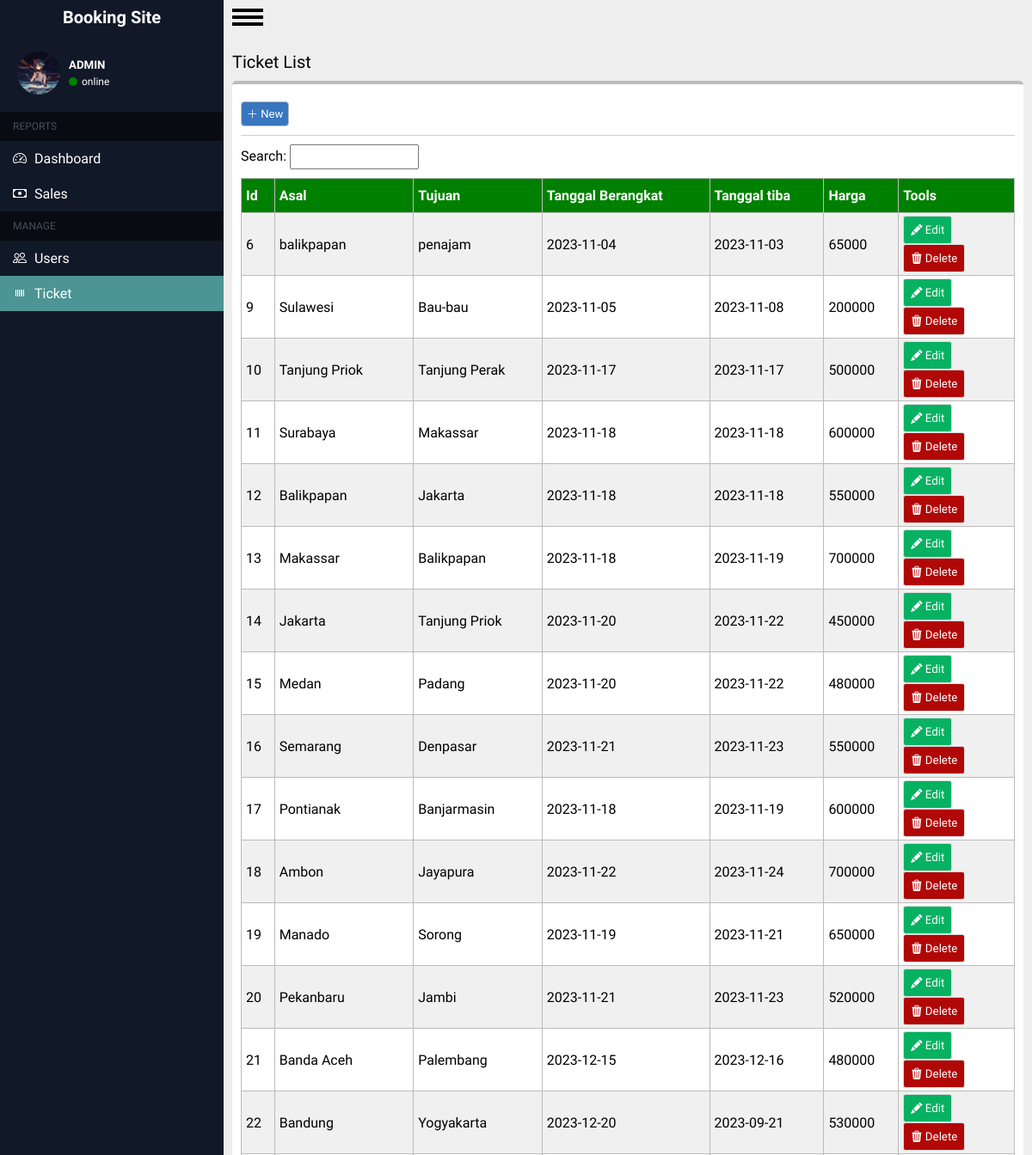
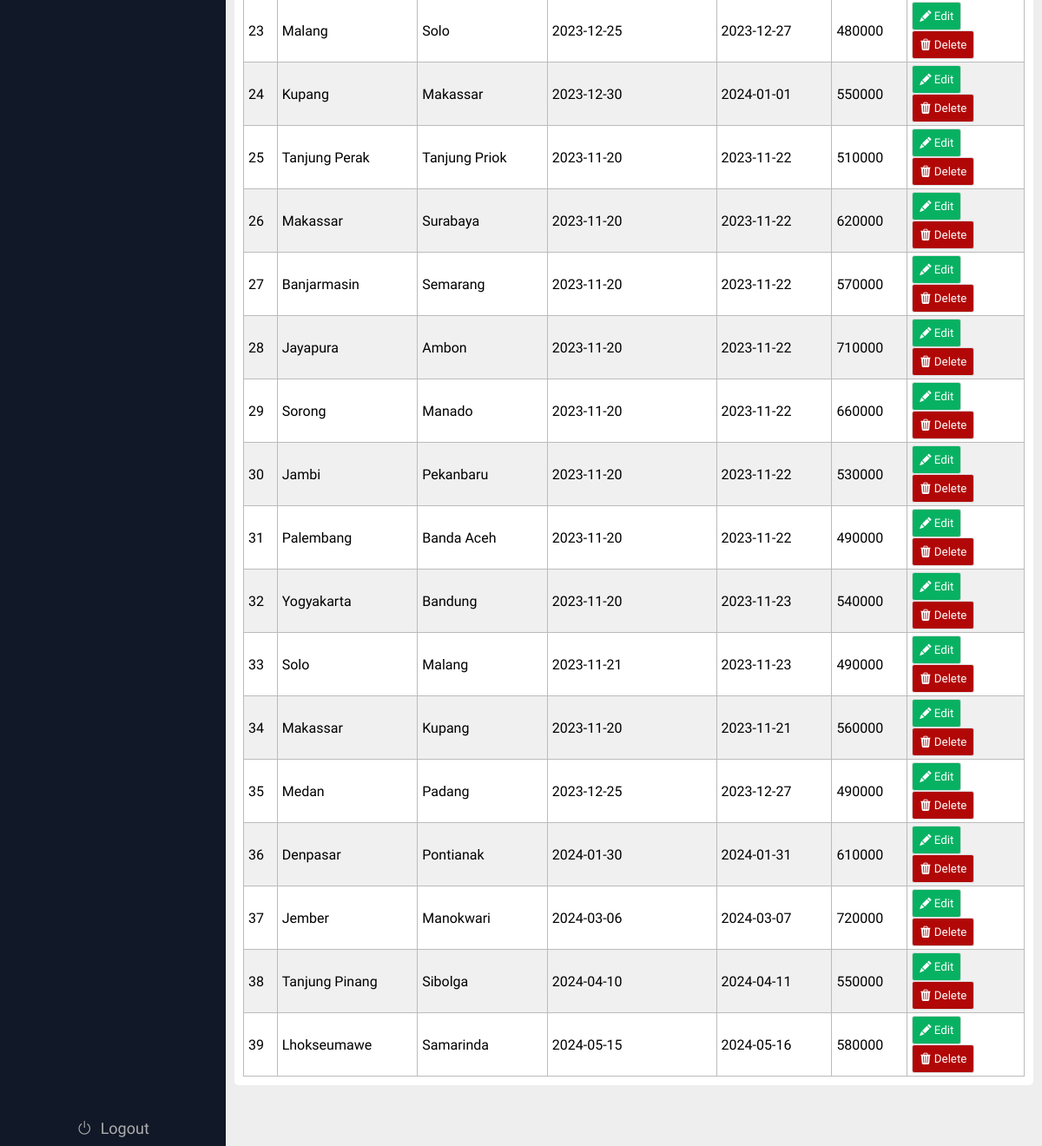
The app's page /admin/tiket.php (signed in) with its own data (2 pictures, top to bottom).
### tables this page shows
CREATE TABLE `users` (
  `id_user` int(11) NOT NULL,
  `Username` varchar(200) NOT NULL,
  `Email` varchar(200) NOT NULL,
  `Age` int(11) NOT NULL,
  `Password` varchar(200) NOT NULL,
  `gambar` varchar(255) DEFAULT NULL,
  `role` varchar(225) NOT NULL
);

CREATE TABLE `tiket` (
  `id_tiket` int(255) NOT NULL,
  `asal` varchar(255) NOT NULL,
  `tujuan` varchar(255) NOT NULL,
  `tanggal_berangkat` varchar(255) NOT NULL,
  `tanggal_tiba` varchar(255) NOT NULL,
  `harga` int(100) NOT NULL
);

### admin/tiket.php (the view, shortened to what this page needs)
<?php
require '../koneksi.php';
$tiket = [];
?>
<!DOCTYPE html>
<html lang="en">
<head>
    <link rel="stylesheet" href="../css/tiket.css?v=1.2">
    <link rel="stylesheet" href="https://cdn.jsdelivr.net/npm/bootstrap-icons@1.11.1/font/bootstrap-icons.css">
</head>
<body>
    <div class="container">
    <?php @include "../includes/sidebar.php" ?>
        <div class="main-content">
            <div id="menu-button">
                <label for="menu-checkbox" id="menu-label">
                    <div id="hamburger"></div>
                </label>
            </div>
            <div class="wrapper">
                <div class="header">
                    <p>Ticket List</p>
                </div>
                <div class="isi">
                    <div class="head-content">
                        <button type="submit" id="add"><i class="bi bi-plus-lg"></i> New</button>
                    </div>
                    <div class="neck-content">
                        <span>
                            <form action="" method="post">
                                <label for="">Search: </label>
                                <input type="search" name="search" id="search">
                            </form>
                        </span>
                    </div>
                    <div class="tabel-content">
                        <table>
                            <tr>
                                <th>Id</th>
                                <th>Asal</th>
                                <th>Tujuan</th>
                                <th>Tanggal Berangkat</th>
                                <th>Tanggal tiba</th>
                                <th>Harga</th>
                                <th>Tools</th>
                            </tr>
                            <?php
                            try {
                                if (isset($_POST['search'])) {
                                    $keyword = $_POST['search'];
                                    $result = mysqli_query($conn, "select * from tiket where asal like '%$keyword%' or tujuan like '%$keyword%'");
                                    while ($record = mysqli_fetch_assoc($result)) {
                                        $tiket[] = $record;
                                    }
                                } else {
                                    $result = mysqli_query($conn, "SELECT * FROM tiket");
                                    while ($record = mysqli_fetch_assoc($result)) {
                                        $tiket[] = $record;
                                    }
                                }
                                foreach ($tiket as $tk) {
                                    echo "
                                            <tr>
                                            <td>" . $tk['id_tiket'] . "</td>
                                            <td>" . $tk['asal'] . "</td>
                                            <td>" . $tk['tujuan'] . "</td>
                                            <td>" . $tk['tanggal_berangkat'] . "</td>
                                            <td>" . $tk['tanggal_tiba'] . "</td>
                                            <td>" . $tk['harga'] . "</td>
                                            <td width='15%'>
                                                <a href='update.php?id=" . $tk['id_tiket'] . "'>
                                                    <button type='submit' id='update' data-id='" . $tk['id_tiket'] . "'><i class='bi bi-pencil-fill'></i> Edit</button>
                                                </a>
                                                <a href='delete.php?id=" . $tk['id_tiket'] . "'>
                                                    <button style='background-color:rgb(177, 7, 7)'><i class='bi bi-trash3-fill'></i> Delete</button>
                                                </a>
                                            </td>
                                        </tr>
                                        ";
                                }
                            } catch (PDOException $err) {
                                echo $err->getMessage();
                            }
                            ?>
                        </table>
                    </div>
                </div>
            </div>
        </div>
</body>
</html>

### includes/sidebar.php (shortened to what this page needs)
<link rel="stylesheet" href="../css/sidebar.css?v=2">
<div class="sidebar">
    <div class="header">
        <a href="#">
            <div class="list-item">
                <span class="description-header">Booking Site</span>
            </div>
        </a>
        <div class="info-user">
            <div class="picture">
                <?php
                require '../koneksi.php';
                $id_u = $_SESSION['id'];
                $hasil = mysqli_query($conn, "select gambar from users where id_user = '$id_u'");
                $gambar = [];
                while ($record = mysqli_fetch_assoc($hasil)) {
                    $gambar[] = $record;
                }
                echo "
                <img src='../img/".$gambar[0]["gambar"] . "' alt=''>
                "
                ?>
                <div class="circle">
                    <i class="bi bi-pencil"></i>
                </div>
                <div class="layer"></div>
            </div>
            <div class="content" id="content">
                <h5>ADMIN</h5>
                <div class="online">
                    <div class="info"></div>
                    <p>online</p>
                </div>
            </div>
        </div>
    </div>
    <div class="main">
        <div class="head-list">
            <span>REPORTS</span>
        </div>
        <div class="list-item">
            <a href="home.php">
                <i class="bi bi-speedometer2"></i>
                <span class="description">Dashboard</span>
            </a>
        </div>
        <div class="list-item">
            <a href="sales.php">
                <i class="bi bi-cash"></i>
                <span class="description">Sales</span>
            </a>
        </div>
        <div class="head-list">
            <span>MANAGE</span>
        </div>
        <div class="list-item">
            <a href="users.php">
                <i class="bi bi-people"></i>
                <span class="description">Users</span>
            </a>
        </div>
        <div class="list-item">
            <a href="tiket.php">
                <i class="bi bi-upc"></i>
                <span class="description">Ticket</span>
            </a>
        </div>
        <div class="list-item logout">
            <a href="../login/logout.php">
                <i class="bi bi-power"></i>
                <span class="description">Logout</span>
            </a>
        </div>
    </div>
</div>

### css/tiket.css (style rules this page uses)
.wrapper .isi { width: auto; min-width: 100%; background-color: white; padding: 10px; margin: 10px 0; border-top: 4px solid #bbb; border-radius: 5px; overflow: hidden; }
.wrapper .header { width: 100%; display: flex; justify-content: space-between; }
.wrapper .isi .head-content { border-bottom: 1px solid #bbbb; padding: 10px 0; }
.wrapper .isi .head-content button { font-style: normal; font-weight: 500; background-color: #3876BF; font-size: 13px; color: white; border: 1px solid #bbb; border-radius: 4px; padding: 6px; box-sizing: border-box; cursor: pointer; }
.wrapper .isi .neck-content { padding: 10px 0; display: flex; justify-content: space-between; font-style: normal; font-weight: 300; }
.wrapper .isi .neck-content span input { width: 150px; padding: 5px; }
.isi .tabel-content table { width: 100%; border-collapse: collapse; }
.isi .tabel-content table th { padding: 10px 5px; background-color: green; text-align: left; color: white; }
.isi .tabel-content table th, .isi .tabel-content table td { border: 1px solid #bbb; }
.isi .tabel-content table td { padding: 3px 5px; align-content: center; }
.isi .tabel-content table tr:nth-child(even) { background-color: #f0f0f0; }
.isi .tabel-content table tr button { padding: 8px; color: white; border-radius: 3px; border: 1px solid #ddd; font-style: normal; font-weight: 500; cursor: pointer; }
.isi .tabel-content table tr button:nth-child(1) { background-color: rgb(7, 177, 98); }
.isi .tabel-content table a { text-decoration: none; }

### css/sidebar.css (style rules this page uses)
.sidebar { background-color: #111827; width: 260px; display: flex; box-sizing: border-box; flex-direction: column; transition: all ease-in 0.3s; position: relative; }
.main-content { background-color: #eeeeee; flex-grow: 1; }
.sidebar .description-header { font-style: normal; font-weight: 700; font-size: 20px; line-height: 16px; text-align: center; color: white; }
.sidebar .header a { text-decoration: none; color: white; }
.sidebar .header .list-item { display: flex; flex-direction: row; align-items: center; justify-content: center; padding: 5px 8px; height: 40px; box-sizing: border-box; }
.sidebar .main .list-item a { font-style: normal; font-weight: 400; font-size: 16px; line-height: 16px; text-align: center; color: #fff; text-decoration: none; }
.sidebar .main .list-item { padding: 12px 15px; display: flex; flex-direction: row; align-items: center; cursor: pointer; }
.sidebar .main .logout { position: absolute; bottom: 0; right: 0; width: 100%; font-size: 28px; cursor: default; justify-content: center; }
.sidebar .main .logout a { font-size: 18px; color: #adadad; }
.sidebar .main .description { margin-left: 5px; }
.main .head-list { color: #475061; padding: 10px 15px; background-color: #080b11; font-style: normal; font-weight: 400; font-size: 12px; }
.container .sidebar .info-user { color: white; padding: 20px; display: flex; align-items: center; gap: 10px; }
.container .sidebar .info-user .content { display: flex; flex-direction: column; gap: 5px; }
.container .sidebar .info-user .picture .layer { width: inherit; height: inherit; z-index: 999; position: absolute; top: 0; }
.container .sidebar .info-user .picture { width: 50px; height: 50px; border-radius: 50%; cursor: pointer; background-size: cover; overflow: hidden; position: relative; background-position: top; }
.container .sidebar .info-user .picture .circle { position: absolute; bottom: -5px; right: -5px; color: #6d6e6e; font-size: 18px; }
.container .sidebar .info-user .picture img { width: inherit; z-index: 1; }
.container .sidebar .info-user .content .online .info { width: 10px; height: 10px; border-radius: 50%; background-color: green; }
.container .sidebar .info-user .content .online { display: flex; align-items: center; gap: 5px; }
.container .sidebar .info-user .content .online p { font-size: 12px; font-weight: 200; }

### admin/tiket.php (style rules this page uses)
.container .sidebar .main .list-item:nth-child(6) { background-color: rgb(77, 148, 148); }

### records on screen
users: gambar (picture)
tiket: id_tiket "6", asal "balikpapan", tujuan "penajam", tanggal_berangkat "2023-11-04", tanggal_tiba "2023-11-03", harga "65000"
tiket: id_tiket "9", asal "Sulawesi", tujuan "Bau-bau", tanggal_berangkat "2023-11-05", tanggal_tiba "2023-11-08", harga "200000"
tiket: id_tiket "10", asal "Tanjung Priok", tujuan "Tanjung Perak", tanggal_berangkat "2023-11-17", tanggal_tiba "2023-11-17", harga "500000"
tiket: id_tiket "11", asal "Surabaya", tujuan "Makassar", tanggal_berangkat "2023-11-18", tanggal_tiba "2023-11-18", harga "600000"
tiket: id_tiket "12", asal "Balikpapan", tujuan "Jakarta", tanggal_berangkat "2023-11-18", tanggal_tiba "2023-11-18", harga "550000"
tiket: id_tiket "13", asal "Makassar", tujuan "Balikpapan", tanggal_berangkat "2023-11-18", tanggal_tiba "2023-11-19", harga "700000"
tiket: id_tiket "14", asal "Jakarta", tujuan "Tanjung Priok", tanggal_berangkat "2023-11-20", tanggal_tiba "2023-11-22", harga "450000"
tiket: id_tiket "15", asal "Medan", tujuan "Padang", tanggal_berangkat "2023-11-20", tanggal_tiba "2023-11-22", harga "480000"
tiket: id_tiket "16", asal "Semarang", tujuan "Denpasar", tanggal_berangkat "2023-11-21", tanggal_tiba "2023-11-23", harga "550000"
tiket: id_tiket "17", asal "Pontianak", tujuan "Banjarmasin", tanggal_berangkat "2023-11-18", tanggal_tiba "2023-11-19", harga "600000"
tiket: id_tiket "18", asal "Ambon", tujuan "Jayapura", tanggal_berangkat "2023-11-22", tanggal_tiba "2023-11-24", harga "700000"
tiket: id_tiket "19", asal "Manado", tujuan "Sorong", tanggal_berangkat "2023-11-19", tanggal_tiba "2023-11-21", harga "650000"
tiket: id_tiket "20", asal "Pekanbaru", tujuan "Jambi", tanggal_berangkat "2023-11-21", tanggal_tiba "2023-11-23", harga "520000"
tiket: id_tiket "21", asal "Banda Aceh", tujuan "Palembang", tanggal_berangkat "2023-12-15", tanggal_tiba "2023-12-16", harga "480000"
tiket: id_tiket "22", asal "Bandung", tujuan "Yogyakarta", tanggal_berangkat "2023-12-20", tanggal_tiba "2023-09-21", harga "530000"
tiket: id_tiket "23", asal "Malang", tujuan "Solo", tanggal_berangkat "2023-12-25", tanggal_tiba "2023-12-27", harga "480000"
tiket: id_tiket "24", asal "Kupang", tujuan "Makassar", tanggal_berangkat "2023-12-30", tanggal_tiba "2024-01-01", harga "550000"
tiket: id_tiket "25", asal "Tanjung Perak", tujuan "Tanjung Priok", tanggal_berangkat "2023-11-20", tanggal_tiba "2023-11-22", harga "510000"
tiket: id_tiket "26", asal "Makassar", tujuan "Surabaya", tanggal_berangkat "2023-11-20", tanggal_tiba "2023-11-22", harga "620000"
tiket: id_tiket "27", asal "Banjarmasin", tujuan "Semarang", tanggal_berangkat "2023-11-20", tanggal_tiba "2023-11-22", harga "570000"
tiket: id_tiket "28", asal "Jayapura", tujuan "Ambon", tanggal_berangkat "2023-11-20", tanggal_tiba "2023-11-22", harga "710000"
tiket: id_tiket "29", asal "Sorong", tujuan "Manado", tanggal_berangkat "2023-11-20", tanggal_tiba "2023-11-22", harga "660000"
tiket: id_tiket "30", asal "Jambi", tujuan "Pekanbaru", tanggal_berangkat "2023-11-20", tanggal_tiba "2023-11-22", harga "530000"
tiket: id_tiket "31", asal "Palembang", tujuan "Banda Aceh", tanggal_berangkat "2023-11-20", tanggal_tiba "2023-11-22", harga "490000"
tiket: id_tiket "32", asal "Yogyakarta", tujuan "Bandung", tanggal_berangkat "2023-11-20", tanggal_tiba "2023-11-23", harga "540000"
tiket: id_tiket "33", asal "Solo", tujuan "Malang", tanggal_berangkat "2023-11-21", tanggal_tiba "2023-11-23", harga "490000"
tiket: id_tiket "34", asal "Makassar", tujuan "Kupang", tanggal_berangkat "2023-11-20", tanggal_tiba "2023-11-21", harga "560000"
tiket: id_tiket "35", asal "Medan", tujuan "Padang", tanggal_berangkat "2023-12-25", tanggal_tiba "2023-12-27", harga "490000"
tiket: id_tiket "36", asal "Denpasar", tujuan "Pontianak", tanggal_berangkat "2024-01-30", tanggal_tiba "2024-01-31", harga "610000"
tiket: id_tiket "37", asal "Jember", tujuan "Manokwari", tanggal_berangkat "2024-03-06", tanggal_tiba "2024-03-07", harga "720000"
tiket: id_tiket "38", asal "Tanjung Pinang", tujuan "Sibolga", tanggal_berangkat "2024-04-10", tanggal_tiba "2024-04-11", harga "550000"
tiket: id_tiket "39", asal "Lhokseumawe", tujuan "Samarinda", tanggal_berangkat "2024-05-15", tanggal_tiba "2024-05-16", harga "580000"
